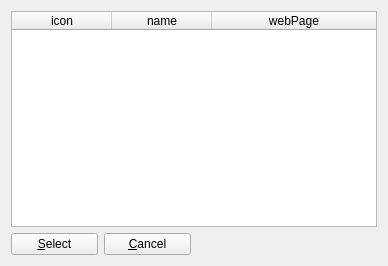
<?xml version="1.0" encoding="UTF-8"?>
<ui version="4.0">
 <class>manufacturer_select</class>
 <widget class="QWidget" name="manufacturer_select">
  <property name="geometry">
   <rect>
    <x>0</x>
    <y>0</y>
    <width>388</width>
    <height>266</height>
   </rect>
  </property>
  <property name="windowTitle">
   <string>Manufacturers</string>
  </property>
  <property name="windowIcon">
   <iconset resource="../configurator.qrc">
    <normaloff>:/images/building.png</normaloff>:/images/building.png</iconset>
  </property>
  <layout class="QGridLayout" name="gridLayout">
   <item row="0" column="0" colspan="2">
    <widget class="QTableWidget" name="manufacturer">
     <property name="horizontalScrollBarPolicy">
      <enum>Qt::ScrollBarAsNeeded</enum>
     </property>
     <property name="alternatingRowColors">
      <bool>true</bool>
     </property>
     <property name="selectionMode">
      <enum>QAbstractItemView::SingleSelection</enum>
     </property>
     <property name="selectionBehavior">
      <enum>QAbstractItemView::SelectRows</enum>
     </property>
     <property name="showGrid">
      <bool>true</bool>
     </property>
     <property name="gridStyle">
      <enum>Qt::DotLine</enum>
     </property>
     <property name="sortingEnabled">
      <bool>true</bool>
     </property>
     <property name="action" stdset="0">
      <string>ManufacturerListRequest manufacturer {}</string>
     </property>
     <property name="column:0:width" stdset="0">
      <UInt>80</UInt>
     </property>
     <property name="answer" stdset="0">
      <string>Manufacturer list {manufacturer[] {id={row.id}; name{{row.name}}; webPage{{row.webPage}};  thumbnail{{row.icon.pixmap}} } }</string>
     </property>
     <attribute name="horizontalHeaderShowSortIndicator" stdset="0">
      <bool>true</bool>
     </attribute>
     <attribute name="horizontalHeaderStretchLastSection">
      <bool>true</bool>
     </attribute>
     <attribute name="verticalHeaderStretchLastSection">
      <bool>false</bool>
     </attribute>
     <column>
      <property name="text">
       <string>icon</string>
      </property>
     </column>
     <column>
      <property name="text">
       <string>name</string>
      </property>
     </column>
     <column>
      <property name="text">
       <string>webPage</string>
      </property>
     </column>
    </widget>
   </item>
   <item row="3" column="0">
    <layout class="QHBoxLayout" name="horizontalLayout">
     <item>
      <widget class="QPushButton" name="select">
       <property name="text">
        <string>&amp;Select</string>
       </property>
       <property name="form" stdset="0">
        <string>_CLOSE_</string>
       </property>
       <property name="datasignal:clicked" stdset="0">
        <string>select_manufacturer</string>
       </property>
       <property name="state:enabled" stdset="0">
        <string>{manufacturer.selected}&gt;0</string>
       </property>
      </widget>
     </item>
     <item>
      <widget class="QPushButton" name="cancel">
       <property name="text">
        <string>&amp;Cancel</string>
       </property>
       <property name="form" stdset="0">
        <string notr="true">_CLOSE_</string>
       </property>
      </widget>
     </item>
    </layout>
   </item>
  </layout>
 </widget>
 <tabstops>
  <tabstop>manufacturer</tabstop>
  <tabstop>select</tabstop>
  <tabstop>cancel</tabstop>
 </tabstops>
 <resources>
  <include location="../configurator.qrc"/>
 </resources>
 <connections>
  <connection>
   <sender>manufacturer</sender>
   <signal>doubleClicked(QModelIndex)</signal>
   <receiver>select</receiver>
   <slot>click()</slot>
   <hints>
    <hint type="sourcelabel">
     <x>83</x>
     <y>108</y>
    </hint>
    <hint type="destinationlabel">
     <x>51</x>
     <y>247</y>
    </hint>
   </hints>
  </connection>
 </connections>
</ui>
